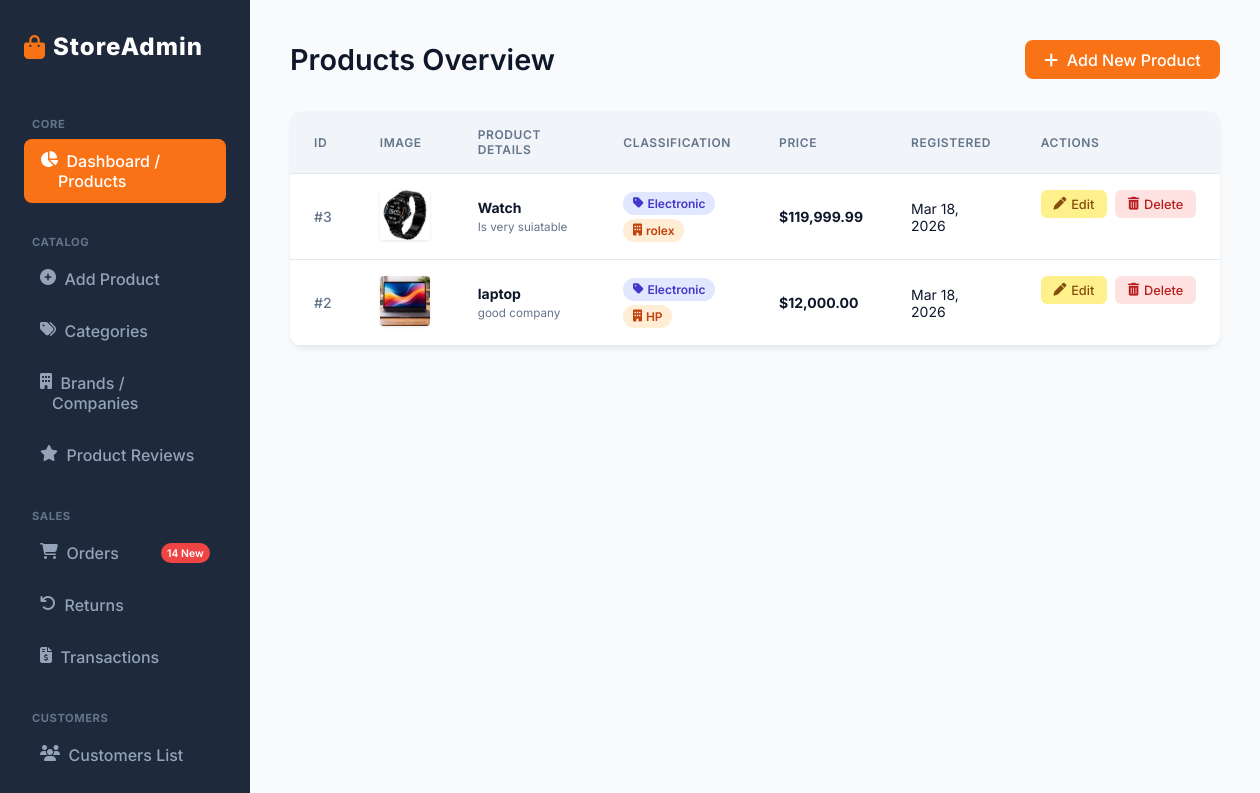
Page /index.php (signed in) on the committed database.
### tables this page shows
CREATE TABLE `products` (
  `id` int(11) NOT NULL,
  `user_id` int(11) DEFAULT NULL,
  `category_id` int(11) DEFAULT NULL,
  `company_id` int(11) DEFAULT NULL,
  `name` varchar(255) NOT NULL,
  `description` text DEFAULT NULL,
  `price` decimal(10,2) NOT NULL,
  `image` varchar(255) DEFAULT NULL,
  `created_at` timestamp NOT NULL DEFAULT current_timestamp()
);

CREATE TABLE `categories` (
  `id` int(11) NOT NULL,
  `name` varchar(255) NOT NULL
);

CREATE TABLE `companies` (
  `id` int(11) NOT NULL,
  `name` varchar(255) NOT NULL
);

### index.php (the view, shortened to what this page needs)
<?php
require_once 'db.php';
try {
    $stmt = $pdo->query("
        SELECT p.*, c.name as category_name, co.name as company_name
        FROM products p
        LEFT JOIN categories c ON p.category_id = c.id
        LEFT JOIN companies co ON p.company_id = co.id
        ORDER BY p.id DESC
    ");
    $products = $stmt->fetchAll();
} catch (PDOException $e) {
    $error = "Error fetching data: " . $e->getMessage();
}
?>
<!DOCTYPE html>
<html lang="en">
<head>
    <link rel="stylesheet" href="style.css">
    <link rel="stylesheet" href="https://cdnjs.cloudflare.com/ajax/libs/font-awesome/6.4.0/css/all.min.css">
</head>
<body>
    <?php include 'sidebar.php'; ?>
    <div class="main-content">
        <div class="header">
            <h1>Products Overview</h1>
            <a href="add.php" class="btn"><i class="fas fa-plus"></i>&nbsp; Add New Product</a>
        </div>
        <div class="card">
            <table>
                <thead>
                    <tr>
                        <th>ID</th>
                        <th>Image</th>
                        <th>Product Details</th>
                        <th>Classification</th>
                        <th>Price</th>
                        <th>Registered</th>
                        <th>Actions</th>
                    </tr>
                </thead>
                <tbody>
                    <?php if (isset($products) && count($products) > 0): ?>
                        <?php foreach ($products as $product): ?>
                            <tr>
                                <td><span style="color: #64748b; font-weight: 500;">#<?= htmlspecialchars($product['id']) ?></span></td>
                                <td>
                                    <?php if (!empty($product['image'])): ?>
                                        <img src="<?= htmlspecialchars($product['image']) ?>" alt="<?= htmlspecialchars($product['name']) ?>" style="width: 50px; height: 50px; object-fit: cover; border-radius: 4px; box-shadow: 0 1px 3px rgba(0,0,0,0.1);">
                                    <?php else: ?>
                                        <div style="width: 50px; height: 50px; background-color: #e2e8f0; border-radius: 4px; display: flex; align-items: center; justify-content: center; color: #94a3b8;"><i class="fas fa-image"></i></div>
                                    <?php endif; ?>
                                </td>
                                <td>
                                    <div style="display: flex; flex-direction: column;">
                                        <strong><?= htmlspecialchars($product['name']) ?></strong>
                                        <small style="color: #64748b; max-width: 200px; white-space: nowrap; overflow: hidden; text-overflow: ellipsis; display: block; margin-top: 4px;">
                                            <?= htmlspecialchars($product['description']) ?>
                                        </small>
                                    </div>
                                </td>
                                <td>
                                    <div style="display: flex; flex-direction: column; gap: 4px; align-items: flex-start;">
                                        <?php if (!empty($product['category_name'])): ?>
                                            <span class="badge badge-category"><i class="fas fa-tag"></i> <?= htmlspecialchars($product['category_name']) ?></span>
                                        <?php else: ?>
                                            <span style="color: #94a3b8; font-size: 0.75rem;">No Category</span>
                                        <?php endif; ?>
                                        <?php if (!empty($product['company_name'])): ?>
                                            <span class="badge badge-company"><i class="fas fa-building"></i> <?= htmlspecialchars($product['company_name']) ?></span>
                                        <?php else: ?>
                                            <span style="color: #94a3b8; font-size: 0.75rem;">No Brand</span>
                                        <?php endif; ?>
                                    </div>
                                </td>
                                <td><strong style="color: #0f172a;">$<?= number_format($product['price'], 2) ?></strong></td>
                                <td><?= date('M d, Y', strtotime($product['created_at'])) ?></td>
                                <td class="actions">
                                    <a href="edit.php?id=<?= $product['id'] ?>" class="btn-icon btn-edit"><i class="fas fa-pen"></i> Edit</a>
                                    <a href="delete.php?id=<?= $product['id'] ?>" class="btn-icon btn-del" onclick="return confirm('Are you certain you wish to delete this product?');"><i class="fas fa-trash-alt"></i> Delete</a>
                                </td>
                            </tr>
                        <?php endforeach; ?>
                    <?php endif; ?>
                </tbody>
            </table>
        </div>
    </div>
</body>
</html>

### sidebar.php (shortened to what this page needs)
<?php
$current_page = basename($_SERVER['PHP_SELF']);
?>
<div class="sidebar">
    <div class="logo">
        <i class="fas fa-shopping-bag" style="color: var(--primary);"></i> <span style="color: white; font-weight: 800; letter-spacing: 1px;">StoreAdmin</span>
    </div>
    <div class="sidebar-heading">CORE</div>
    <a href="index.php" class="nav-link <?= ($current_page == 'index.php') ? 'active' : '' ?>"><i class="fas fa-chart-pie"></i>&nbsp; Dashboard / Products</a>
    <div class="sidebar-heading">CATALOG</div>
    <a href="add.php" class="nav-link <?= ($current_page == 'add.php') ? 'active' : '' ?>"><i class="fas fa-plus-circle"></i>&nbsp; Add Product</a>
    <a href="categories.php" class="nav-link <?= ($current_page == 'categories.php' || $current_page == 'add_category.php') ? 'active' : '' ?>"><i class="fas fa-tags"></i>&nbsp; Categories</a>
    <a href="companies.php" class="nav-link <?= ($current_page == 'companies.php' || $current_page == 'add_company.php') ? 'active' : '' ?>"><i class="fas fa-building"></i>&nbsp; Brands / Companies</a>
    <a href="reviews.php" class="nav-link <?= ($current_page == 'reviews.php') ? 'active' : '' ?>"><i class="fas fa-star"></i>&nbsp; Product Reviews</a>
    <div class="sidebar-heading">SALES</div>
    <a href="orders.php" class="nav-link <?= ($current_page == 'orders.php') ? 'active' : '' ?>"><i class="fas fa-shopping-cart"></i>&nbsp; Orders <span class="badge" style="background: var(--danger); color: white; margin-left: auto; font-size: 0.65rem; padding: 0.15rem 0.4rem;">14 New</span></a>
    <a href="returns.php" class="nav-link <?= ($current_page == 'returns.php') ? 'active' : '' ?>"><i class="fas fa-undo"></i>&nbsp; Returns</a>
    <a href="transactions.php" class="nav-link <?= ($current_page == 'transactions.php') ? 'active' : '' ?>"><i class="fas fa-file-invoice-dollar"></i>&nbsp; Transactions</a>
    <div class="sidebar-heading">CUSTOMERS</div>
    <a href="customers.php" class="nav-link <?= ($current_page == 'customers.php') ? 'active' : '' ?>"><i class="fas fa-users"></i>&nbsp; Customers List</a>
</div>

### style.css (style rules this page uses)
:root { --primary: #f97316; --primary-hover: #ea580c; --secondary: #f1f5f9; --text-main: #0f172a; --text-muted: #64748b; --bg-main: #f8fafc; --bg-card: #ffffff; --border: #e2e8f0; --sidebar-bg: #1e293b; --sidebar-text: #94a3b8; --sidebar-hover: #334155; --sidebar-active: #f97316; --danger: #ef4444; --danger-hover: #dc2626; --success: #10b981; --radius: 12px; --shadow: 0 4px 6px -1px rgba(0, 0, 0, 0.05), 0 2px 4px -1px rgba(0, 0, 0, 0.03); --shadow-hover: 0 10px 15px -3px rgba(0, 0, 0, 0.1), 0 4px 6px -2px rgba(0, 0, 0, 0.05); }
* { margin: 0; padding: 0; box-sizing: border-box; font-family: 'Inter', sans-serif; }
body { background-color: var(--bg-main); color: var(--text-main); display: flex; min-height: 100vh; }
.sidebar { width: 250px; background-color: var(--sidebar-bg); border-right: none; padding: 2rem 1.5rem; display: flex; flex-direction: column; position: fixed; height: 100vh; overflow-y: auto; scrollbar-width: none; }
.sidebar-heading { font-size: 0.7rem; font-weight: 700; color: #64748b; text-transform: uppercase; letter-spacing: 0.05em; margin: 1.5rem 0 0.5rem 0.5rem; }
.sidebar .logo { font-size: 1.5rem; font-weight: 700; color: #ffffff; margin-bottom: 2rem; display: flex; align-items: center; gap: 0.5rem; }
.sidebar .logo i { color: var(--primary); }
.nav-link { display: flex; padding: 0.75rem 1rem; color: var(--sidebar-text); text-decoration: none; border-radius: 8px; margin-bottom: 0.5rem; transition: all 0.3s ease; font-weight: 500; }
.nav-link.active { background-color: var(--sidebar-active); color: white; }
.main-content { margin-left: 250px; padding: 2.5rem; flex: 1; min-height: 100vh; }
.header { display: flex; justify-content: space-between; align-items: center; margin-bottom: 2rem; }
.header h1 { font-size: 1.8rem; font-weight: 600; color: #0f172a; }
.btn { display: inline-flex; align-items: center; justify-content: center; padding: 0.6rem 1.2rem; background-color: var(--primary); color: white; border-radius: 8px; text-decoration: none; font-weight: 500; transition: all 0.2s ease; border: none; cursor: pointer; }
.card { background-color: var(--bg-card); border-radius: var(--radius); box-shadow: var(--shadow); overflow: hidden; }
table { width: 100%; border-collapse: collapse; }
th, td { padding: 1rem 1.5rem; text-align: left; }
th { background-color: #f1f5f9; color: var(--text-muted); font-weight: 600; text-transform: uppercase; font-size: 0.75rem; letter-spacing: 0.05em; border-bottom: 1px solid var(--border); }
tr { border-bottom: 1px solid var(--border); transition: background-color 0.2s ease; }
td { color: var(--text-main); font-size: 0.875rem; }
.actions { display: flex; gap: 0.5rem; }
.btn-icon { padding: 0.4rem 0.8rem; border-radius: 6px; font-size: 0.8rem; text-decoration: none; display: inline-flex; align-items: center; gap: 0.3rem; transition: all 0.2s; font-weight: 500; }
.btn-edit { background-color: #fef08a; color: #854d0e; }
.btn-del { background-color: #fee2e2; color: #b91c1c; }
.badge { display: inline-flex; align-items: center; gap: 4px; padding: 0.25rem 0.6rem; border-radius: 20px; font-size: 0.75rem; font-weight: 600; }
.badge-category { background-color: #e0e7ff; color: #4338ca; }
.badge-company { background-color: #ffedd5; color: #c2410c; }

### rows in the picture
products: id "3", image (picture), name "Watch", description "Is very suiatable", category.name "Electronic", company.name "rolex", price "119,999.99", created_at "Mar 18, 2026"
products: id "2", image+name (picture), name "laptop", description "good company", category.name "Electronic", company.name "HP", price "12,000.00", created_at "Mar 18, 2026"
